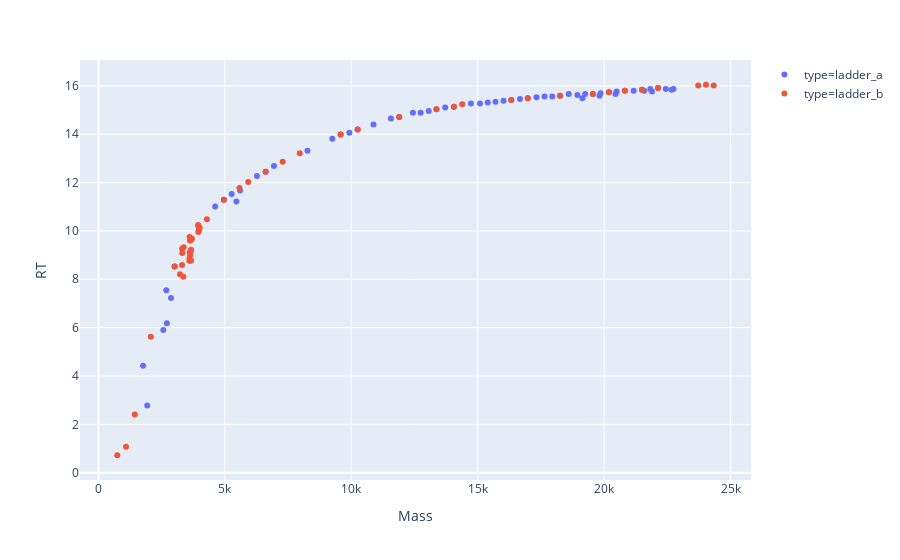

The notebook cell this image was saved under:
### Code cell
plotly_zones(df_skeleton_24581, df_gap_dots_24581)
